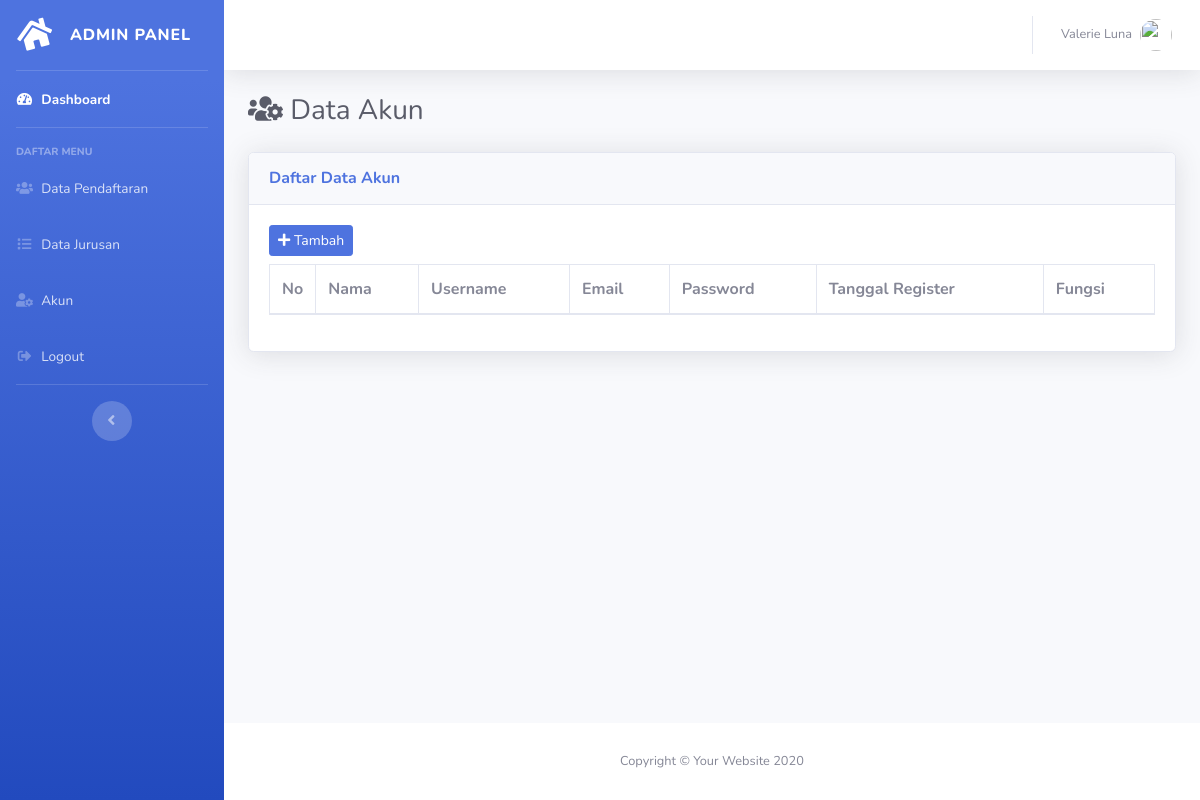
Page /admin/data-akun.php on the earlier database version.
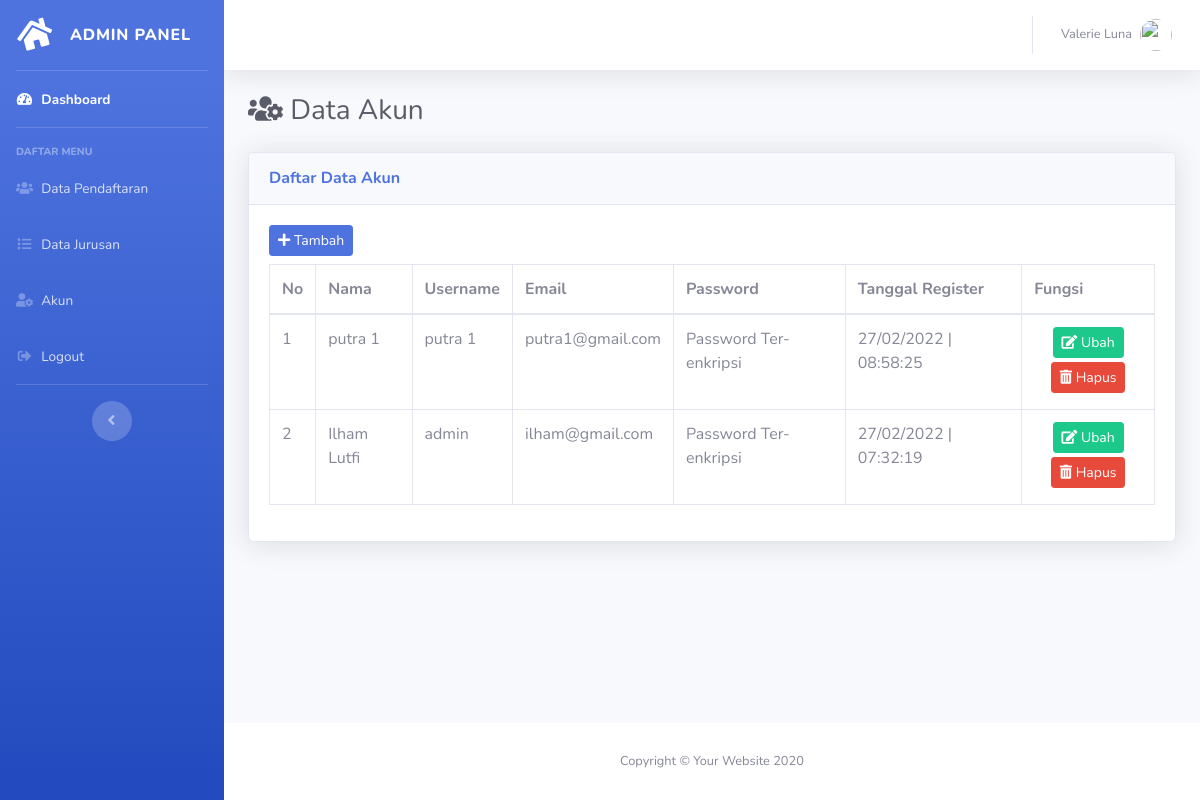
Same page on the later database version.
### tables this page shows
CREATE TABLE `tbl_akun` (
  `id_akun` int(11) NOT NULL,
  `nama` varchar(50) NOT NULL,
  `username` varchar(50) NOT NULL,
  `email` varchar(20) NOT NULL,
  `password` varchar(128) NOT NULL,
  `level` varchar(10) DEFAULT NULL,
  `tanggal_register` timestamp NOT NULL DEFAULT current_timestamp() ON UPDATE current_timestamp()
);

### admin/config/controller.php (called while the page is built, shortened)
<?php
function query($query)
{
    global $db;
    $result = mysqli_query($db, $query);
    $rows = [];
    while ($row = mysqli_fetch_assoc($result)) {
        $rows[] = $row;
    }
    return $rows;
}

### admin/data-akun.php (the view, shortened to what this page needs)
<?php
include 'layout/header.php';
$data_akun = query("SELECT * FROM tbl_akun ORDER BY id_akun DESC");
?>
<div class="container-fluid">
    <div class="d-sm-flex align-items-center justify-content-between mb-4">
        <h1 class="h3 mb-0 text-gray-800"><i class="fas fa-users-cog"></i> Data Akun</h1>
    </div>
    <div class="card shadow mb-4">
        <div class="card-header py-3">
            <h6 class="m-0 font-weight-bold text-primary">Daftar Data Akun</h6>
        </div>
        <div class="card-body">
            <button type="button" class="btn btn-primary btn-sm mb-2" data-toggle="modal" data-target="#modalTambah"> <i class="fas fa-plus"></i> Tambah</button>
            <div class="table-responsive">
                <table class="table table-bordered" id="dataTable" width="100%" cellspacing="0">
                    <thead>
                        <tr>
                            <th width="1%">No</th>
                            <th>Nama</th>
                            <th>Username</th>
                            <th>Email</th>
                            <th>Password</th>
                            <th>Tanggal Register</th>
                            <th>Fungsi</th>
                        </tr>
                    </thead>
                    <tbody>
                        <?php $no = 1; ?>
                        <?php foreach ($data_akun as $akun) : ?>
                            <tr>
                                <td><?= $no++; ?></td>
                                <td><?= $akun['nama']; ?></td>
                                <td><?= $akun['username']; ?></td>
                                <td><?= $akun['email']; ?></td>
                                <td>Password Ter-enkripsi</td>
                                <td><?= date('d/m/Y | H:s:i', strtotime($akun['tanggal_register'])); ?></td>
                                <td width="15%" class="text-center">
                                    <button type="button" class="btn btn-success btn-sm mb-1" title="Ubah" data-toggle="modal" data-target="#modalUbah<?= $akun['id_akun']; ?>"><i class="fas fa-edit"></i> Ubah</button>
                                    <a href="hapus-akun.php?id_akun=<?= $akun['id_akun']; ?>" class="btn btn-danger btn-sm mb-1" title="Hapus" onclick="return confirm('Yakin Data Akun Akan Dihapus.?');"><i class="fas fa-trash-alt"></i> Hapus</a>
                                </td>
                            </tr>
                        <?php endforeach; ?>
                    </tbody>
                </table>
            </div>
        </div>
    </div>
</div>
<?php include 'layout/footer.php'; ?>

Differences in the rows shown:
added tbl_akun: nama "putra 1", username "putra 1", email "putra1@gmail.com", tanggal_register "27/02/2022 | 08:58:25"
added tbl_akun: nama "Ilham Lutfi", username "admin", email "ilham@gmail.com", tanggal_register "27/02/2022 | 07:32:19"
